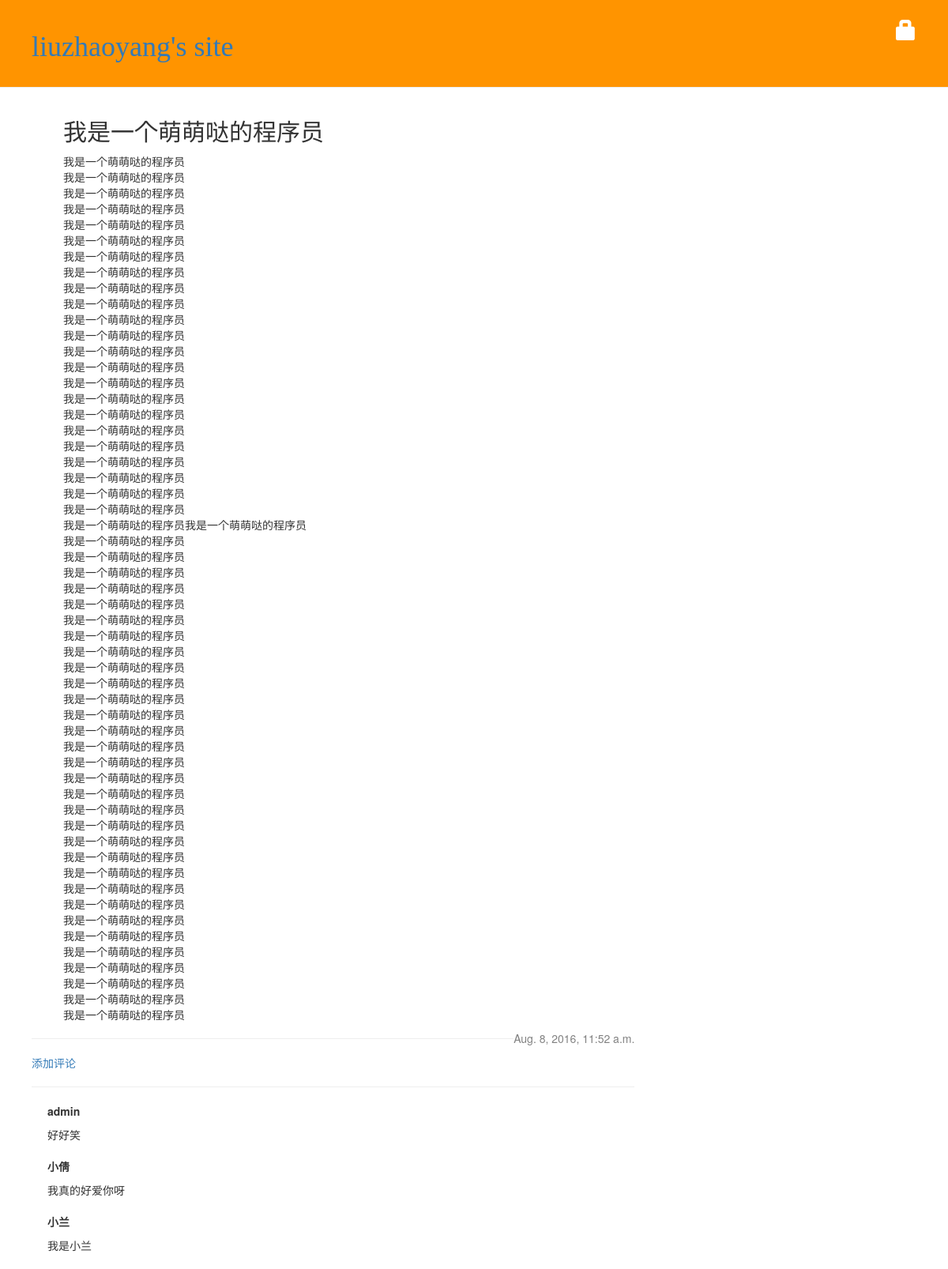
The page /post/9/ on the database as committed earlier.
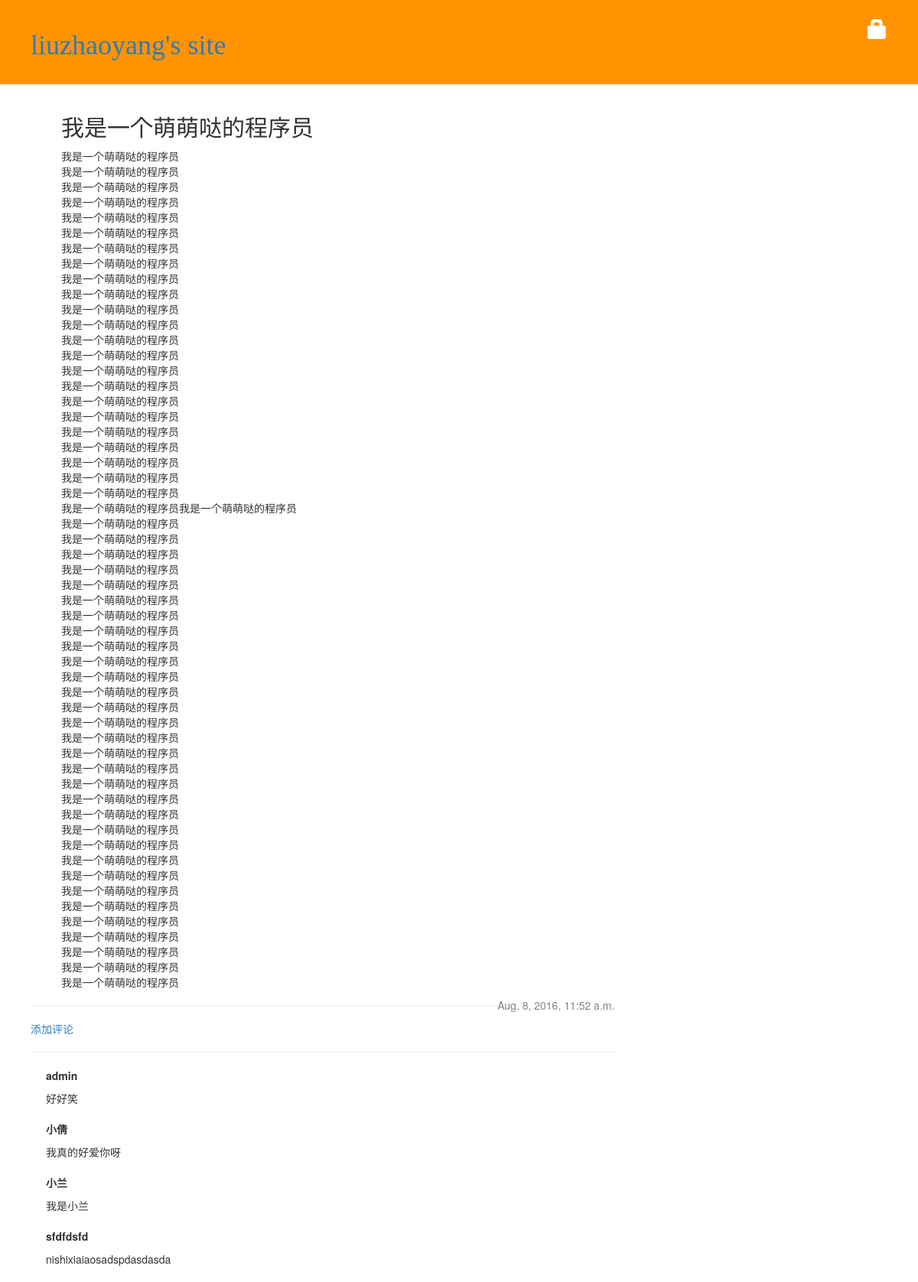
The same page on the database as committed later.
### blog/models.py (models this page shows, shortened)
class Post(models.Model):
    author = models.ForeignKey('auth.User')
    title = models.CharField(max_length=200)
    text = models.TextField()
    create_date = models.DateTimeField(default=timezone.now)
    published_date = models.DateTimeField(blank=True, null=True)

class Comment(models.Model):
    post = models.ForeignKey('blog.Post', related_name='comments')
    author = models.CharField(max_length=200)
    text = models.TextField()
    create_date = models.DateTimeField(default=timezone.now)
    approved_comment = models.BooleanField(default=False)

### blog/views.py (the view)
# urls.py: url(r'^post/(?P<pk>[0-9]+)/$', views.post_detail, name='post_detail'),
def post_detail(request, pk):
    post = get_object_or_404(Post, pk=pk)
    return render(request, 'blog/post_detail.html', {'post': post})

### blog/templates/blog/post_detail.html (shortened to what this page needs)
{% extends 'blog/base.html'%}
{% block content %}
<div class="content">
	<h2>{{ post.title}}</h2>
	{% if user.is_authenticated %}
	<div class="edit_tool">
		<a href="{% url 'post_edit' pk=post.pk%}" class="btn btn-default"><span class="glyphicon glyphicon-pencil"></span></a>
		<a href="{% url 'blog.views.post_publish' pk=post.pk %}" class="btn btn-default">发表</a>
		<a class="btn btn-default" href="{% url 'post_remove' pk=post.pk %}"><span class="glyphicon glyphicon-remove"></span></a>
	</div>
	{% else %}
	<div class="edit_tool">
		<a href="{% url 'login' %}" class="top-menu"><span class="glyphicon glyphicon-lock"></span></a>
	</div>
	{% endif %}
	<p>{{post.text|linebreaksbr}}</p>
	{% if post.published_date%}
	<div class="date">
		{{post.published_date}}
	</div>
	{% endif %}
</div>
<hr>
<a href="{% url 'add_comment_to_post' pk=post.pk%}">添加评论</a>
<hr>
{% for comment in post.comments.all %}
   <div class="comment">
   	<strong>{{comment.author}}</strong>
   	<p>{{comment.text|linebreaks}}</p>
   </div>
   {% empty %}
   <p>还没有游客评论：</p>
   {% endfor %}
{% endblock %}

### blog/templates/blog/base.html (shortened to what this page needs)
{% load staticfiles %}
<!DOCTYPE html>
<html>
  <head>
    <link rel="stylesheet" href="//maxcdn.bootstrapcdn.com/bootstrap/3.2.0/css/bootstrap.min.css">
    <link rel="stylesheet" href="//maxcdn.bootstrapcdn.com/bootstrap/3.2.0/css/bootstrap-theme.min.css">
    <link rel="stylesheet" href="{% static 'css/blog.css'%}" >
    <link href='http://fonts.useso.com/css?family=Lobster:300,400,600&subset=latin,latin-ext' rel='stylesheet'>
  </head>
  <body>
  <div class="page-header">
  {% if user.is_authenticated %}
  <a href="{% url 'post_new' %}" class="top-menu"><span class="glyphicon glyphicon-plus"></span></a>
  <a href="{% url 'post_draft_list'%}" class="top-menu"><span class="glyphicon glyphicon-edit"></span></a>
  <p class="top-menu">Hello {{user.username}}<small>(<a href="{% url 'logout'%}">退出</a>)</small></p>
  {% else %}
  <a href="{% url 'login' %}" class="top-menu"><span class="glyphicon glyphicon-lock"></span></a>
 {% endif %}
    <h1><a href="/">liuzhaoyang's site</a></h1>
  </div>
    <div class="content">
    <div class="row">
      <div class="col-md-8">
    {% block content%}
    {% endblock %}
    </div>
    </div>
    </div>
  </body>
</html>

### blog/static/css/blog.css (style rules this page uses)
.page-header { background-color: #ff9400; margin-top: 0; padding: 20px 20px 20px 40px; width: 100%; }
.page-header { color: #fff; font-size: 36px; text-decoration: none; }
.content { margin-left: 40px; }
h1,h2,h3,h4 { font-family:'Lobster', cursive; }
.date { float: right; color: #828282; }
.edit_tool { float: right; }
.top-menu,top-menu:hover,.top-menu:visited { color: #fff; float: right; font-size: 26px; margin-right: 20px; }
.comment { margin:20px 0px 20px 20px; }

Rows that differ between the two databases and show on the page:
added Comment: author "sfdfdsfd", text "nishixiaiaosadspdasdasda"
